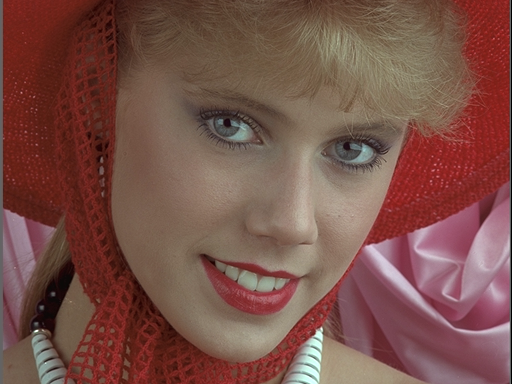
#> input picture I04.BMP, 512 x 384 px
$ python shannon_entropy.py
#> lines starting #> are read from the running program, lines starting #| are printed output that depends on the picture; long printed decimals are rounded
# Завантаження зображення
import cv2
import numpy as np
import matplotlib.pyplot as plt
import matplotlib.patches as mpatches
from google.colab import files

uploaded_files = files.upload()
#> the answer given: I04.BMP
file_name = list(uploaded_files.keys())[0]

# Конвертація в градації сірого
src_img = cv2.imread(file_name)
#> src_img is the input picture: shape (384, 512, 3); mean B, G, R 72.5, 80.9, 121.3
img_rgb = cv2.cvtColor(src_img, cv2.COLOR_BGR2RGB)
img_gray = cv2.cvtColor(src_img, cv2.COLOR_BGR2GRAY)
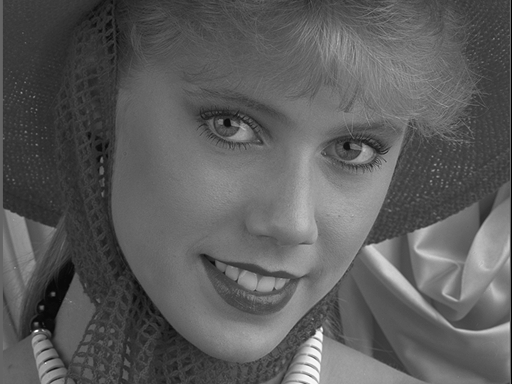
#> img_gray: shape (384, 512); min 0, max 255, mean 92

# Функція розрахунку ентропії Шеннона
def calculate_shannon_entropy(matrix):
    hist = np.bincount(matrix.flatten(), minlength=256)
#> hist = 256 values, max 3968 at index 99, min 0 at index 1, mean 768
    p = hist / np.sum(hist)
#> p = 256 values, max 0.0202 at index 99, min 0 at index 1, mean 0.00391
    p_non_zero = p[p > 0]
#> p_non_zero = 248 values, max 0.0202 at index 94, min 5.09e-06 at index 229, mean 0.00403
    return -np.sum(p_non_zero * np.log2(p_non_zero))

# Функція сегментації та обчислення
def analyze_for_segment_size(gray, segment_size):
    h, w = gray.shape
    grid_h = h // segment_size
    grid_w = w // segment_size
    H_map = np.zeros((grid_h, grid_w))
    H_values = []

    for i in range(0, grid_h * segment_size, segment_size):
        for j in range(0, grid_w * segment_size, segment_size):
            seg = gray[i:i+segment_size, j:j+segment_size]
            H_seg = calculate_shannon_entropy(seg)
            gi = i // segment_size
            gj = j // segment_size
            H_map[gi, gj] = H_seg
            H_values.append(H_seg)

    return np.array(H_values), H_map

# Розрахунок для цілого зображення
H_total = calculate_shannon_entropy(img_gray)
#> H_total = 6.98
print(f"Ентропія Шеннона всього зображення: {H_total}")
#| Ентропія Шеннона всього зображення: 6.984

# Аналіз для різних розмірів сегмента
segment_sizes = [8, 16, 32]
stats = []

for seg_size in segment_sizes:
    H_values, H_map = analyze_for_segment_size(img_gray, seg_size)

    mean_val = np.mean(H_values)
    min_val = np.min(H_values)
    max_val = np.max(H_values)
    stats.append((min_val, mean_val, max_val))

    # Візуалізація карти та гістограми
    fig = plt.figure(figsize=(10, 4))

    ax1 = fig.add_subplot(1, 2, 1)
    ax1.set_title(f"Карта H, сегмент {seg_size}")
    im = ax1.imshow(H_map, cmap="gray")
    fig.colorbar(im, ax=ax1)
    ax1.axis("off")

    ax2 = fig.add_subplot(1, 2, 2)
    ax2.set_title(f"Гістограма H, сегмент {seg_size}")
    ax2.hist(H_values, bins=30)
    ax2.grid(True)

    plt.tight_layout()
    plt.show()

    print(f"=== Розмір сегмента {seg_size}x{seg_size} ===")
    print(f"Середнє значення: {mean_val}")
    print(f"Мінімум: {min_val}")
    print(f"Максимум: {max_val}\n")
#> this loop made 3 passes
#> (mean_val, min_val, max_val) on passes 1 to 3: (3.88, 1.6, 5.64), (4.57, 2.16, 6.7), (5.15, 3.12, 7.13)
#| Середнє значення: 3.883
#| Мінімум: 1.601
#| Максимум: 5.644
#| Середнє значення: 4.569
#| Мінімум: 2.161
#| Максимум: 6.697
#| Середнє значення: 5.150
#| Мінімум: 3.120
#| Максимум: 7.127
#> pass 1, `H_values, H_map = analyze_for_segment_size(img_gray, seg_size)`:
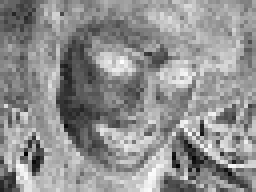
#> H_map: shape (48, 64) float64 (shown 4 times larger); min 1.6, max 5.64, mean 3.88; drawn with min black and max white
#> pass 1, `plt.show()`:
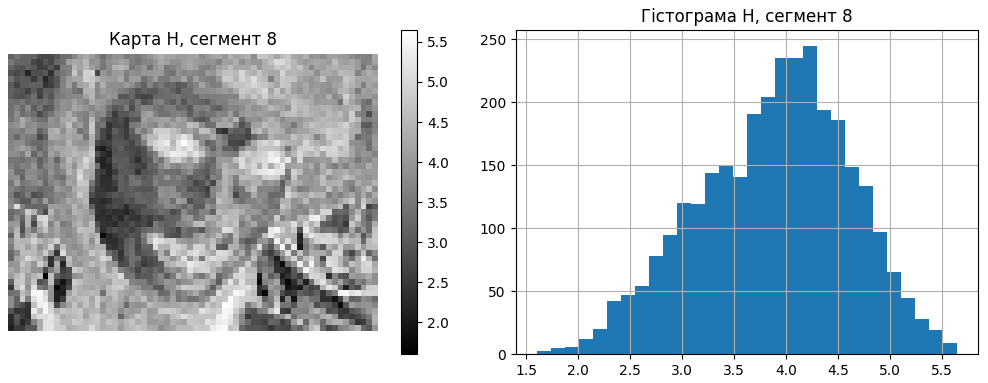
#> figure drawn by matplotlib, 3 panels; panel 3: tallest bar 245 high, from x = 4.16 to 4.3
#> pass 2, `H_values, H_map = analyze_for_segment_size(img_gray, seg_size)`:
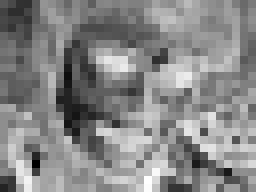
#> H_map: shape (24, 32) float64 (shown 8 times larger); min 2.16, max 6.7, mean 4.57; drawn with min black and max white
#> pass 2, `plt.show()`:
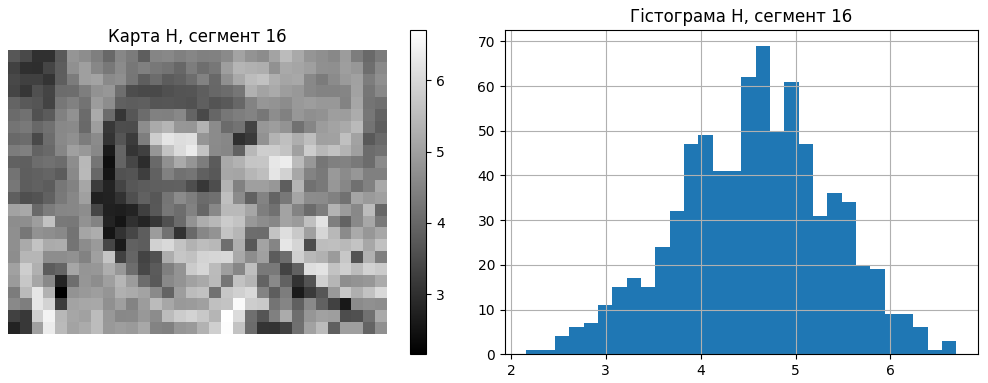
#> figure drawn by matplotlib, 3 panels; panel 3: tallest bar 69 high, from x = 4.58 to 4.73
#> after the loop, stats = [(1.6, 3.88, 5.64), (2.16, 4.57, 6.7), (3.12, 5.15, 7.13)]

# Побудова 3D діаграми порівняння
fig_3d = plt.figure(figsize=(11, 7))
ax_3d = fig_3d.add_subplot(111, projection='3d')

colors = ['#8E44AD', '#2980B9', '#27AE60']
x_labels = ['8x8', '16x16', '32x32']
y_labels = ['Мінімум', 'Середнє', 'Максимум']

for j in range(3):
    x_pos = np.arange(3)
    y_pos = np.ones(3) * j
    z_pos = np.zeros(3)

    dx = np.ones(3) * 0.45
    dy = np.ones(3) * 0.45
    dz = [stats[0][j], stats[1][j], stats[2][j]]

    ax_3d.bar3d(x_pos, y_pos, z_pos, dx, dy, dz, color=colors[j], alpha=0.85, shade=True)
#> this loop made 3 passes
#> dz on passes 1 to 3: [1.6, 2.16, 3.12], [3.88, 4.57, 5.15], [5.64, 6.7, 7.13]

ax_3d.view_init(elev=20, azim=-50)

ax_3d.set_xticks(np.arange(3) + 0.25)
ax_3d.set_xticklabels(x_labels)
ax_3d.set_yticks(np.arange(3) + 0.25)
ax_3d.set_yticklabels(y_labels)
ax_3d.set_zlabel('Значення')
ax_3d.set_title('Розподіл Ентропії Шеннона')

legend_patches = [mpatches.Patch(color=colors[i], label=y_labels[i]) for i in range(3)]
#> legend_patches = 3 items
plt.legend(handles=legend_patches, loc='center left', bbox_to_anchor=(1.05, 0.5))

plt.show()
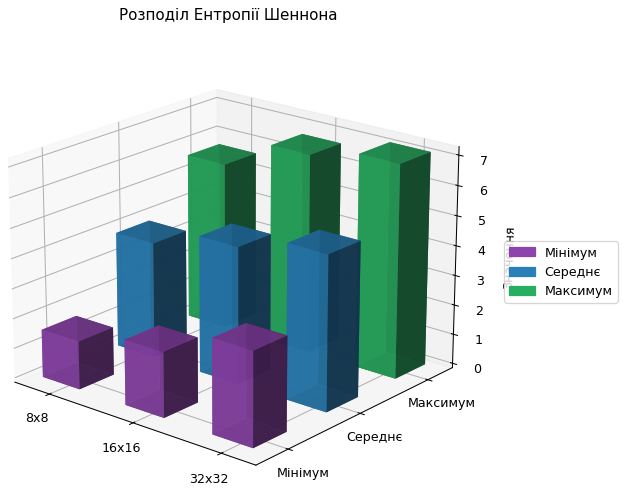
#> figure drawn by matplotlib, 1 panel
